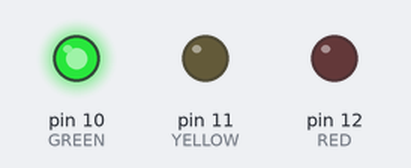
Simulated run of this sketch. Board: Arduino Uno, built with avr-gcc and run on an emulated ATmega328P. On the bench: output pins drawn as LEDs (lit = HIGH).

Above: at 1.5 s.
At 3.5 s:
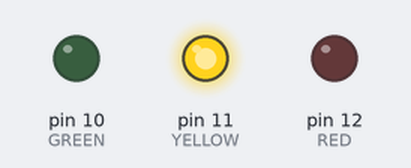
At 5.5 s:
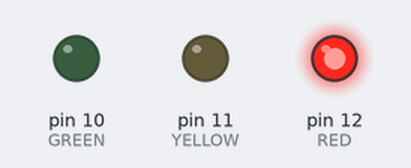
Timing chart, 0 to 9.1 s (numbered marks = the images above):
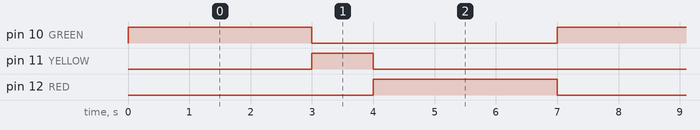

The sketch:

sketch_semaforo.ino
```cpp
#define RED 12
#define YELLOW 11
#define GREEN 10

void setup(){
  pinMode(RED, OUTPUT);
  pinMode(YELLOW, OUTPUT);
  pinMode(GREEN, OUTPUT);
}

// the loop function runs over and over again forever
void loop() {
    digitalWrite(RED, LOW);
    digitalWrite(YELLOW, LOW);
    digitalWrite(GREEN, HIGH);
    delay(3000);

  //for (int i = 1000; i < 0; i = i - 50){
    digitalWrite(RED, LOW);
    digitalWrite(YELLOW, HIGH);
    digitalWrite(GREEN, LOW);
    delay(1000);


    digitalWrite(RED, HIGH);
    digitalWrite(YELLOW, LOW);
    digitalWrite(GREEN, LOW);
    delay(3000);
}
```

Measured:
- by itself, pin 10 (GREEN), pin 12 (RED): alternates HIGH for 3.0 s and LOW for 4.0 s
- by itself, pin 11 (YELLOW): alternates HIGH for 1.0 s and LOW for 6.0 s
- by itself, everything shown: repeats every 7.0 s, in 3 steps
